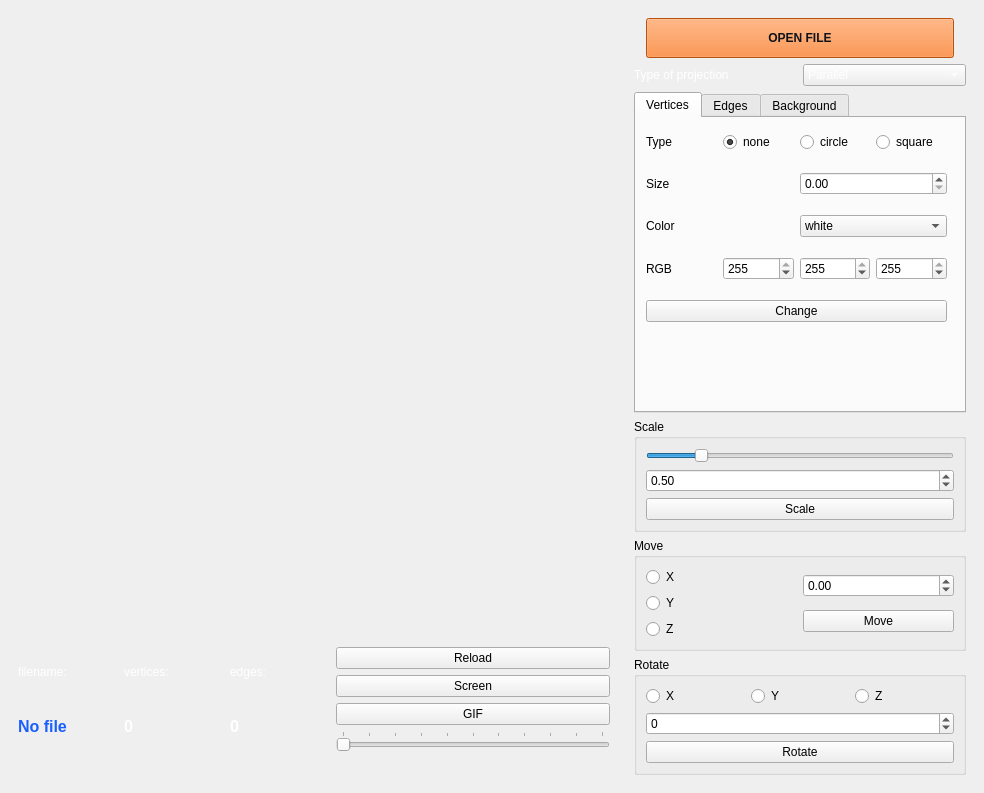
<?xml version="1.0" encoding="UTF-8"?>
<ui version="4.0">
 <class>MainWindow</class>
 <widget class="QMainWindow" name="MainWindow">
  <property name="geometry">
   <rect>
    <x>0</x>
    <y>0</y>
    <width>984</width>
    <height>793</height>
   </rect>
  </property>
  <property name="minimumSize">
   <size>
    <width>0</width>
    <height>0</height>
   </size>
  </property>
  <property name="maximumSize">
   <size>
    <width>16777215</width>
    <height>16777215</height>
   </size>
  </property>
  <property name="windowTitle">
   <string>omg its a 3D viewwerw</string>
  </property>
  <property name="styleSheet">
   <string notr="true"/>
  </property>
  <widget class="QWidget" name="centralwidget">
   <layout class="QGridLayout" name="gridLayout">
    <item row="2" column="0">
     <widget class="QWidget" name="widget_3" native="true">
      <layout class="QVBoxLayout" name="verticalLayout_16">
       <item>
        <layout class="QHBoxLayout" name="horizontalLayout_10">
         <item>
          <layout class="QHBoxLayout" name="horizontalLayout_9">
           <item>
            <layout class="QVBoxLayout" name="verticalLayout_5">
             <item>
              <widget class="QLabel" name="label_2">
               <property name="styleSheet">
                <string notr="true">color: rgb(255, 255, 255)</string>
               </property>
               <property name="text">
                <string>filename:</string>
               </property>
              </widget>
             </item>
             <item>
              <widget class="QLabel" name="label_filename">
               <property name="minimumSize">
                <size>
                 <width>100</width>
                 <height>0</height>
                </size>
               </property>
               <property name="font">
                <font>
                 <pointsize>-1</pointsize>
                 <bold>true</bold>
                </font>
               </property>
               <property name="styleSheet">
                <string notr="true">color: rgb(25, 94, 255);
font-size: 16px</string>
               </property>
               <property name="text">
                <string>No file</string>
               </property>
              </widget>
             </item>
            </layout>
           </item>
           <item>
            <layout class="QVBoxLayout" name="verticalLayout_6">
             <item>
              <widget class="QLabel" name="label_17">
               <property name="styleSheet">
                <string notr="true">color: rgb(255, 255, 255)</string>
               </property>
               <property name="text">
                <string>vertices:</string>
               </property>
              </widget>
             </item>
             <item>
              <widget class="QLabel" name="label_vert">
               <property name="minimumSize">
                <size>
                 <width>100</width>
                 <height>0</height>
                </size>
               </property>
               <property name="font">
                <font>
                 <pointsize>-1</pointsize>
                 <bold>true</bold>
                </font>
               </property>
               <property name="styleSheet">
                <string notr="true">color: rgb(255, 255, 255);
font-size: 16px</string>
               </property>
               <property name="text">
                <string>0</string>
               </property>
              </widget>
             </item>
            </layout>
           </item>
           <item>
            <layout class="QVBoxLayout" name="verticalLayout_7">
             <item>
              <widget class="QLabel" name="label_18">
               <property name="styleSheet">
                <string notr="true">color: rgb(255, 255, 255)</string>
               </property>
               <property name="text">
                <string>edges:</string>
               </property>
              </widget>
             </item>
             <item>
              <widget class="QLabel" name="label_face">
               <property name="minimumSize">
                <size>
                 <width>100</width>
                 <height>0</height>
                </size>
               </property>
               <property name="font">
                <font>
                 <pointsize>-1</pointsize>
                 <bold>true</bold>
                </font>
               </property>
               <property name="styleSheet">
                <string notr="true">color: rgb(255, 255, 255);
font-size: 16px</string>
               </property>
               <property name="text">
                <string>0</string>
               </property>
              </widget>
             </item>
            </layout>
           </item>
          </layout>
         </item>
         <item>
          <layout class="QVBoxLayout" name="verticalLayout_8">
           <item>
            <widget class="QPushButton" name="pushButton_2">
             <property name="text">
              <string>Reload</string>
             </property>
            </widget>
           </item>
           <item>
            <widget class="QPushButton" name="pushButton_screen">
             <property name="text">
              <string>Screen</string>
             </property>
            </widget>
           </item>
           <item>
            <widget class="QPushButton" name="pushButton_gif">
             <property name="text">
              <string>GIF</string>
             </property>
            </widget>
           </item>
           <item>
            <widget class="QSlider" name="horizontalSlider_timer">
             <property name="enabled">
              <bool>false</bool>
             </property>
             <property name="maximum">
              <number>100</number>
             </property>
             <property name="orientation">
              <enum>Qt::Horizontal</enum>
             </property>
             <property name="tickPosition">
              <enum>QSlider::TicksAbove</enum>
             </property>
             <property name="tickInterval">
              <number>10</number>
             </property>
            </widget>
           </item>
          </layout>
         </item>
        </layout>
       </item>
      </layout>
     </widget>
    </item>
    <item row="0" column="0" rowspan="2">
     <widget class="display" name="widget" native="true">
      <property name="minimumSize">
       <size>
        <width>600</width>
        <height>600</height>
       </size>
      </property>
     </widget>
    </item>
    <item row="0" column="1" rowspan="3">
     <widget class="QWidget" name="widget_2" native="true">
      <property name="minimumSize">
       <size>
        <width>350</width>
        <height>0</height>
       </size>
      </property>
      <property name="maximumSize">
       <size>
        <width>350</width>
        <height>16777215</height>
       </size>
      </property>
      <layout class="QVBoxLayout" name="verticalLayout_15" stretch="0,0,0,0,0,0">
       <property name="sizeConstraint">
        <enum>QLayout::SetNoConstraint</enum>
       </property>
       <item>
        <widget class="QPushButton" name="pushButton_openFile">
         <property name="minimumSize">
          <size>
           <width>0</width>
           <height>40</height>
          </size>
         </property>
         <property name="font">
          <font>
           <bold>true</bold>
          </font>
         </property>
         <property name="styleSheet">
          <string notr="true">color: rgb(16, 19, 26);
background-color: rgb(255, 118, 21);
border-radius: 1em;
margin: 0px 12px;</string>
         </property>
         <property name="text">
          <string>OPEN FILE</string>
         </property>
        </widget>
       </item>
       <item>
        <layout class="QHBoxLayout" name="horizontalLayout_5">
         <item>
          <widget class="QLabel" name="label_3">
           <property name="styleSheet">
            <string notr="true">color: rgb(255, 255, 255)</string>
           </property>
           <property name="text">
            <string>Type of projection</string>
           </property>
          </widget>
         </item>
         <item>
          <widget class="QComboBox" name="comboBox_projection">
           <property name="styleSheet">
            <string notr="true">color: rgb(255, 255, 255)</string>
           </property>
           <item>
            <property name="text">
             <string>Parallel</string>
            </property>
           </item>
           <item>
            <property name="text">
             <string>Central</string>
            </property>
           </item>
          </widget>
         </item>
        </layout>
       </item>
       <item>
        <widget class="QTabWidget" name="tabWidget_settings">
         <property name="minimumSize">
          <size>
           <width>0</width>
           <height>160</height>
          </size>
         </property>
         <property name="currentIndex">
          <number>0</number>
         </property>
         <widget class="QWidget" name="vert_tab">
          <attribute name="title">
           <string>Vertices</string>
          </attribute>
          <widget class="QWidget" name="layoutWidget">
           <property name="geometry">
            <rect>
             <x>10</x>
             <y>0</y>
             <width>301</width>
             <height>221</height>
            </rect>
           </property>
           <layout class="QVBoxLayout" name="verticalLayout_9">
            <item>
             <layout class="QHBoxLayout" name="horizontalLayout_3">
              <item>
               <widget class="QLabel" name="label_4">
                <property name="text">
                 <string>Type</string>
                </property>
               </widget>
              </item>
              <item>
               <widget class="QRadioButton" name="radioButton_typeVert_none">
                <property name="text">
                 <string>none</string>
                </property>
                <property name="checked">
                 <bool>true</bool>
                </property>
               </widget>
              </item>
              <item>
               <widget class="QRadioButton" name="radioButton_typeVert_circle">
                <property name="text">
                 <string>circle</string>
                </property>
               </widget>
              </item>
              <item>
               <widget class="QRadioButton" name="radioButton_typeVert_square">
                <property name="text">
                 <string>square</string>
                </property>
               </widget>
              </item>
             </layout>
            </item>
            <item>
             <layout class="QHBoxLayout" name="horizontalLayout_4">
              <item>
               <widget class="QLabel" name="label_5">
                <property name="text">
                 <string>Size</string>
                </property>
               </widget>
              </item>
              <item>
               <widget class="QDoubleSpinBox" name="doubleSpinBox_vertSize"/>
              </item>
             </layout>
            </item>
            <item>
             <layout class="QHBoxLayout" name="horizontalLayout_2">
              <item>
               <widget class="QLabel" name="label_6">
                <property name="text">
                 <string>Color</string>
                </property>
               </widget>
              </item>
              <item>
               <widget class="QComboBox" name="comboBox_colorVert">
                <item>
                 <property name="text">
                  <string>white</string>
                 </property>
                </item>
                <item>
                 <property name="text">
                  <string>black</string>
                 </property>
                </item>
                <item>
                 <property name="text">
                  <string>red</string>
                 </property>
                </item>
                <item>
                 <property name="text">
                  <string>green</string>
                 </property>
                </item>
                <item>
                 <property name="text">
                  <string>blue</string>
                 </property>
                </item>
               </widget>
              </item>
             </layout>
            </item>
            <item>
             <layout class="QHBoxLayout" name="horizontalLayout_8">
              <item>
               <widget class="QLabel" name="label_7">
                <property name="text">
                 <string>RGB</string>
                </property>
               </widget>
              </item>
              <item>
               <widget class="QSpinBox" name="spinBox_redVert">
                <property name="maximum">
                 <number>255</number>
                </property>
                <property name="value">
                 <number>255</number>
                </property>
               </widget>
              </item>
              <item>
               <widget class="QSpinBox" name="spinBox_greenVert">
                <property name="maximum">
                 <number>255</number>
                </property>
                <property name="value">
                 <number>255</number>
                </property>
               </widget>
              </item>
              <item>
               <widget class="QSpinBox" name="spinBox_blueVert">
                <property name="maximum">
                 <number>255</number>
                </property>
                <property name="value">
                 <number>255</number>
                </property>
               </widget>
              </item>
             </layout>
            </item>
            <item>
             <widget class="QPushButton" name="pushButton">
              <property name="text">
               <string>Change</string>
              </property>
             </widget>
            </item>
           </layout>
          </widget>
         </widget>
         <widget class="QWidget" name="edge_tab">
          <attribute name="title">
           <string>Edges</string>
          </attribute>
          <widget class="QWidget" name="layoutWidget">
           <property name="geometry">
            <rect>
             <x>10</x>
             <y>0</y>
             <width>301</width>
             <height>221</height>
            </rect>
           </property>
           <layout class="QVBoxLayout" name="verticalLayout_10">
            <item>
             <layout class="QHBoxLayout" name="horizontalLayout_11">
              <item>
               <widget class="QLabel" name="label_9">
                <property name="text">
                 <string>Type</string>
                </property>
               </widget>
              </item>
              <item>
               <widget class="QRadioButton" name="radioButton_typeEdge_solid">
                <property name="text">
                 <string>solid</string>
                </property>
                <property name="checked">
                 <bool>true</bool>
                </property>
               </widget>
              </item>
              <item>
               <widget class="QRadioButton" name="radioButton_typeEdge_dotted">
                <property name="text">
                 <string>dotted</string>
                </property>
               </widget>
              </item>
             </layout>
            </item>
            <item>
             <layout class="QHBoxLayout" name="horizontalLayout_12">
              <item>
               <widget class="QLabel" name="label_10">
                <property name="text">
                 <string>Size</string>
                </property>
               </widget>
              </item>
              <item>
               <widget class="QDoubleSpinBox" name="doubleSpinBox_edgeSize">
                <property name="singleStep">
                 <double>0.100000000000000</double>
                </property>
               </widget>
              </item>
             </layout>
            </item>
            <item>
             <layout class="QHBoxLayout" name="horizontalLayout_14">
              <item>
               <widget class="QLabel" name="label_11">
                <property name="text">
                 <string>Color</string>
                </property>
               </widget>
              </item>
              <item>
               <widget class="QComboBox" name="comboBox_colorEdge">
                <item>
                 <property name="text">
                  <string>white</string>
                 </property>
                </item>
                <item>
                 <property name="text">
                  <string>black</string>
                 </property>
                </item>
                <item>
                 <property name="text">
                  <string>red</string>
                 </property>
                </item>
                <item>
                 <property name="text">
                  <string>green</string>
                 </property>
                </item>
                <item>
                 <property name="text">
                  <string>blue</string>
                 </property>
                </item>
               </widget>
              </item>
             </layout>
            </item>
            <item>
             <layout class="QHBoxLayout" name="horizontalLayout_13">
              <item>
               <widget class="QLabel" name="label_8">
                <property name="text">
                 <string>RGB</string>
                </property>
               </widget>
              </item>
              <item>
               <widget class="QSpinBox" name="spinBox_redEdge">
                <property name="maximum">
                 <number>255</number>
                </property>
                <property name="value">
                 <number>255</number>
                </property>
               </widget>
              </item>
              <item>
               <widget class="QSpinBox" name="spinBox_greenEdge">
                <property name="maximum">
                 <number>255</number>
                </property>
                <property name="value">
                 <number>255</number>
                </property>
               </widget>
              </item>
              <item>
               <widget class="QSpinBox" name="spinBox_blueEdge">
                <property name="maximum">
                 <number>255</number>
                </property>
                <property name="value">
                 <number>255</number>
                </property>
               </widget>
              </item>
             </layout>
            </item>
            <item>
             <widget class="QPushButton" name="ChangeEdges">
              <property name="text">
               <string>Change</string>
              </property>
             </widget>
            </item>
           </layout>
          </widget>
         </widget>
         <widget class="QWidget" name="tab">
          <attribute name="title">
           <string>Background</string>
          </attribute>
          <widget class="QWidget" name="layoutWidget">
           <property name="geometry">
            <rect>
             <x>10</x>
             <y>0</y>
             <width>301</width>
             <height>161</height>
            </rect>
           </property>
           <layout class="QVBoxLayout" name="verticalLayout_20">
            <item>
             <layout class="QHBoxLayout" name="horizontalLayout">
              <item>
               <widget class="QLabel" name="label">
                <property name="text">
                 <string>Color</string>
                </property>
               </widget>
              </item>
              <item>
               <widget class="QComboBox" name="comboBox_colorBack">
                <item>
                 <property name="text">
                  <string>black</string>
                 </property>
                </item>
                <item>
                 <property name="text">
                  <string>white</string>
                 </property>
                </item>
                <item>
                 <property name="text">
                  <string>red</string>
                 </property>
                </item>
                <item>
                 <property name="text">
                  <string>green</string>
                 </property>
                </item>
                <item>
                 <property name="text">
                  <string>blue</string>
                 </property>
                </item>
               </widget>
              </item>
             </layout>
            </item>
            <item>
             <layout class="QHBoxLayout" name="horizontalLayout_24">
              <item>
               <widget class="QLabel" name="label_23">
                <property name="text">
                 <string>RGB</string>
                </property>
               </widget>
              </item>
              <item>
               <widget class="QSpinBox" name="spinBox_redBack">
                <property name="maximum">
                 <number>255</number>
                </property>
               </widget>
              </item>
              <item>
               <widget class="QSpinBox" name="spinBox_greenBack">
                <property name="maximum">
                 <number>255</number>
                </property>
               </widget>
              </item>
              <item>
               <widget class="QSpinBox" name="spinBox_blueBack">
                <property name="maximum">
                 <number>255</number>
                </property>
               </widget>
              </item>
             </layout>
            </item>
            <item>
             <widget class="QPushButton" name="Change_back">
              <property name="text">
               <string>Change</string>
              </property>
             </widget>
            </item>
           </layout>
          </widget>
         </widget>
        </widget>
       </item>
       <item>
        <widget class="QGroupBox" name="groupBox_scale">
         <property name="maximumSize">
          <size>
           <width>16777215</width>
           <height>130</height>
          </size>
         </property>
         <property name="title">
          <string>Scale</string>
         </property>
         <layout class="QVBoxLayout" name="verticalLayout">
          <property name="sizeConstraint">
           <enum>QLayout::SetDefaultConstraint</enum>
          </property>
          <item>
           <widget class="QSlider" name="horizontalSlider_scale">
            <property name="minimum">
             <number>1</number>
            </property>
            <property name="maximum">
             <number>300</number>
            </property>
            <property name="pageStep">
             <number>1</number>
            </property>
            <property name="value">
             <number>50</number>
            </property>
            <property name="orientation">
             <enum>Qt::Horizontal</enum>
            </property>
            <property name="tickPosition">
             <enum>QSlider::NoTicks</enum>
            </property>
            <property name="tickInterval">
             <number>1</number>
            </property>
           </widget>
          </item>
          <item>
           <widget class="QDoubleSpinBox" name="doubleSpinBox_scale">
            <property name="minimum">
             <double>0.010000000000000</double>
            </property>
            <property name="maximum">
             <double>3.000000000000000</double>
            </property>
            <property name="singleStep">
             <double>0.100000000000000</double>
            </property>
            <property name="value">
             <double>0.500000000000000</double>
            </property>
           </widget>
          </item>
          <item>
           <widget class="QPushButton" name="pushButton_scale">
            <property name="text">
             <string>Scale</string>
            </property>
           </widget>
          </item>
         </layout>
        </widget>
       </item>
       <item>
        <widget class="QGroupBox" name="groupBox_move">
         <property name="title">
          <string>Move</string>
         </property>
         <layout class="QVBoxLayout" name="verticalLayout_12">
          <item>
           <layout class="QHBoxLayout" name="horizontalLayout_6">
            <item>
             <layout class="QVBoxLayout" name="verticalLayout_2">
              <item>
               <widget class="QRadioButton" name="radioButton_moveX">
                <property name="text">
                 <string>X</string>
                </property>
               </widget>
              </item>
              <item>
               <widget class="QRadioButton" name="radioButton_moveY">
                <property name="text">
                 <string>Y</string>
                </property>
               </widget>
              </item>
              <item>
               <widget class="QRadioButton" name="radioButton_moveZ">
                <property name="text">
                 <string>Z</string>
                </property>
               </widget>
              </item>
             </layout>
            </item>
            <item>
             <layout class="QVBoxLayout" name="verticalLayout_3">
              <item>
               <widget class="QDoubleSpinBox" name="doubleSpinBox_move">
                <property name="minimum">
                 <double>-100000.000000000000000</double>
                </property>
                <property name="maximum">
                 <double>100000.000000000000000</double>
                </property>
               </widget>
              </item>
              <item>
               <widget class="QPushButton" name="pushButton_move">
                <property name="palette">
                 <palette>
                  <active/>
                  <inactive/>
                  <disabled/>
                 </palette>
                </property>
                <property name="text">
                 <string>Move</string>
                </property>
               </widget>
              </item>
             </layout>
            </item>
           </layout>
          </item>
         </layout>
        </widget>
       </item>
       <item>
        <widget class="QGroupBox" name="groupBox_rotate">
         <property name="maximumSize">
          <size>
           <width>16777215</width>
           <height>16777215</height>
          </size>
         </property>
         <property name="title">
          <string>Rotate</string>
         </property>
         <layout class="QVBoxLayout" name="verticalLayout_14">
          <item>
           <layout class="QVBoxLayout" name="verticalLayout_4">
            <item>
             <layout class="QHBoxLayout" name="horizontalLayout_7">
              <item>
               <widget class="QRadioButton" name="radioButton_rotateX">
                <property name="text">
                 <string>X</string>
                </property>
               </widget>
              </item>
              <item>
               <widget class="QRadioButton" name="radioButton_rotateY">
                <property name="text">
                 <string>Y</string>
                </property>
               </widget>
              </item>
              <item>
               <widget class="QRadioButton" name="radioButton_rotateZ">
                <property name="text">
                 <string>Z</string>
                </property>
               </widget>
              </item>
             </layout>
            </item>
            <item>
             <widget class="QSpinBox" name="spinBox_rotate">
              <property name="minimum">
               <number>-180</number>
              </property>
              <property name="maximum">
               <number>180</number>
              </property>
              <property name="singleStep">
               <number>30</number>
              </property>
             </widget>
            </item>
            <item>
             <widget class="QPushButton" name="pushButton_rotate">
              <property name="text">
               <string>Rotate</string>
              </property>
             </widget>
            </item>
           </layout>
          </item>
         </layout>
        </widget>
       </item>
      </layout>
     </widget>
    </item>
   </layout>
  </widget>
 </widget>
 <customwidgets>
  <customwidget>
   <class>display</class>
   <extends>QWidget</extends>
   <header>../../../display.h</header>
   <container>1</container>
  </customwidget>
 </customwidgets>
 <resources/>
 <connections/>
</ui>
